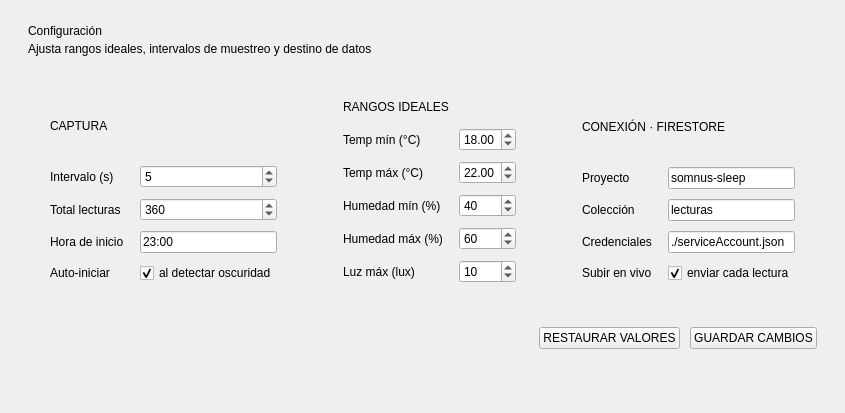
      <widget class="QWidget" name="pageConfig">
       <layout class="QVBoxLayout" name="cfgLayout">
        <property name="leftMargin"><number>28</number></property><property name="topMargin"><number>24</number></property>
        <property name="rightMargin"><number>28</number></property><property name="bottomMargin"><number>24</number></property>
        <property name="spacing"><number>22</number></property>

        <item>
         <layout class="QVBoxLayout"><property name="spacing"><number>4</number></property>
          <item><widget class="QLabel" name="lblCfgTitle"><property name="text"><string>Configuración</string></property><property name="role" stdset="0"><string>pageH1</string></property></widget></item>
          <item><widget class="QLabel" name="lblCfgSub"><property name="text"><string>Ajusta rangos ideales, intervalos de muestreo y destino de datos</string></property><property name="role" stdset="0"><string>pageSub</string></property></widget></item>
         </layout>
        </item>

        <item>
         <layout class="QHBoxLayout" name="cfgRow"><property name="spacing"><number>22</number></property>

          <!-- Captura -->
          <item>
           <widget class="QFrame" name="cfgCaptura"><property name="role" stdset="0"><string>page-card</string></property>
            <layout class="QVBoxLayout"><property name="leftMargin"><number>22</number></property><property name="topMargin"><number>22</number></property><property name="rightMargin"><number>22</number></property><property name="bottomMargin"><number>22</number></property><property name="spacing"><number>14</number></property>
             <item><widget class="QLabel"><property name="text"><string>CAPTURA</string></property><property name="role" stdset="0"><string>cardTitle</string></property></widget></item>
             <item><layout class="QFormLayout"><property name="horizontalSpacing"><number>16</number></property><property name="verticalSpacing"><number>10</number></property>
              <item row="0" column="0"><widget class="QLabel"><property name="text"><string>Intervalo (s)</string></property></widget></item>
              <item row="0" column="1"><widget class="QSpinBox" name="spnIntervalo"><property name="minimum"><number>1</number></property><property name="maximum"><number>120</number></property><property name="value"><number>5</number></property></widget></item>
              <item row="1" column="0"><widget class="QLabel"><property name="text"><string>Total lecturas</string></property></widget></item>
              <item row="1" column="1"><widget class="QSpinBox" name="spnTotal"><property name="minimum"><number>10</number></property><property name="maximum"><number>100000</number></property><property name="value"><number>360</number></property></widget></item>
              <item row="2" column="0"><widget class="QLabel"><property name="text"><string>Hora de inicio</string></property></widget></item>
              <item row="2" column="1"><widget class="QLineEdit" name="txtInicio"><property name="text"><string>23:00</string></property></widget></item>
              <item row="3" column="0"><widget class="QLabel"><property name="text"><string>Auto-iniciar</string></property></widget></item>
              <item row="3" column="1"><widget class="QCheckBox" name="chkAutoStart"><property name="text"><string>al detectar oscuridad</string></property><property name="checked"><bool>true</bool></property></widget></item>
             </layout></item>
            </layout>
           </widget>
          </item>

          <!-- Rangos -->
          <item>
           <widget class="QFrame" name="cfgRangos"><property name="role" stdset="0"><string>page-card</string></property>
            <layout class="QVBoxLayout"><property name="leftMargin"><number>22</number></property><property name="topMargin"><number>22</number></property><property name="rightMargin"><number>22</number></property><property name="bottomMargin"><number>22</number></property><property name="spacing"><number>14</number></property>
             <item><widget class="QLabel"><property name="text"><string>RANGOS IDEALES</string></property><property name="role" stdset="0"><string>cardTitle</string></property></widget></item>
             <item><layout class="QFormLayout"><property name="horizontalSpacing"><number>16</number></property><property name="verticalSpacing"><number>10</number></property>
              <item row="0" column="0"><widget class="QLabel"><property name="text"><string>Temp mín (°C)</string></property></widget></item>
              <item row="0" column="1"><widget class="QDoubleSpinBox" name="spnTempMin"><property name="value"><double>18.0</double></property></widget></item>
              <item row="1" column="0"><widget class="QLabel"><property name="text"><string>Temp máx (°C)</string></property></widget></item>
              <item row="1" column="1"><widget class="QDoubleSpinBox" name="spnTempMax"><property name="value"><double>22.0</double></property></widget></item>
              <item row="2" column="0"><widget class="QLabel"><property name="text"><string>Humedad mín (%)</string></property></widget></item>
              <item row="2" column="1"><widget class="QSpinBox" name="spnHumMin"><property name="value"><number>40</number></property></widget></item>
              <item row="3" column="0"><widget class="QLabel"><property name="text"><string>Humedad máx (%)</string></property></widget></item>
              <item row="3" column="1"><widget class="QSpinBox" name="spnHumMax"><property name="value"><number>60</number></property></widget></item>
              <item row="4" column="0"><widget class="QLabel"><property name="text"><string>Luz máx (lux)</string></property></widget></item>
              <item row="4" column="1"><widget class="QSpinBox" name="spnLuxMax"><property name="value"><number>10</number></property></widget></item>
             </layout></item>
            </layout>
           </widget>
          </item>

          <!-- Conexión -->
          <item>
           <widget class="QFrame" name="cfgConexion"><property name="role" stdset="0"><string>page-card</string></property>
            <layout class="QVBoxLayout"><property name="leftMargin"><number>22</number></property><property name="topMargin"><number>22</number></property><property name="rightMargin"><number>22</number></property><property name="bottomMargin"><number>22</number></property><property name="spacing"><number>14</number></property>
             <item><widget class="QLabel"><property name="text"><string>CONEXIÓN · FIRESTORE</string></property><property name="role" stdset="0"><string>cardTitle</string></property></widget></item>
             <item><layout class="QFormLayout"><property name="horizontalSpacing"><number>16</number></property><property name="verticalSpacing"><number>10</number></property>
              <item row="0" column="0"><widget class="QLabel"><property name="text"><string>Proyecto</string></property></widget></item>
              <item row="0" column="1"><widget class="QLineEdit" name="txtProyecto"><property name="text"><string>somnus-sleep</string></property></widget></item>
              <item row="1" column="0"><widget class="QLabel"><property name="text"><string>Colección</string></property></widget></item>
              <item row="1" column="1"><widget class="QLineEdit" name="txtColeccion"><property name="text"><string>lecturas</string></property></widget></item>
              <item row="2" column="0"><widget class="QLabel"><property name="text"><string>Credenciales</string></property></widget></item>
              <item row="2" column="1"><widget class="QLineEdit" name="txtCreds"><property name="text"><string>./serviceAccount.json</string></property></widget></item>
              <item row="3" column="0"><widget class="QLabel"><property name="text"><string>Subir en vivo</string></property></widget></item>
              <item row="3" column="1"><widget class="QCheckBox" name="chkLive"><property name="text"><string>enviar cada lectura</string></property><property name="checked"><bool>true</bool></property></widget></item>
             </layout></item>
            </layout>
           </widget>
          </item>
         </layout>
        </item>

        <item>
         <layout class="QHBoxLayout"><property name="spacing"><number>10</number></property>
          <item><spacer name="cfgSp"><property name="orientation"><enum>Qt::Horizontal</enum></property><property name="sizeHint" stdset="0"><size><width>40</width><height>20</height></size></property></spacer></item>
          <item><widget class="QPushButton" name="btnCfgRestore"><property name="text"><string>RESTAURAR VALORES</string></property><property name="variant" stdset="0"><string>ghost</string></property></widget></item>
          <item><widget class="QPushButton" name="btnCfgGuardar"><property name="text"><string>GUARDAR CAMBIOS</string></property><property name="variant" stdset="0"><string>primary</string></property></widget></item>
         </layout>
        </item>

        <item><spacer name="cfgVSp"><property name="orientation"><enum>Qt::Vertical</enum></property><property name="sizeHint" stdset="0"><size><width>20</width><height>40</height></size></property></spacer></item>
       </layout>
      </widget>
